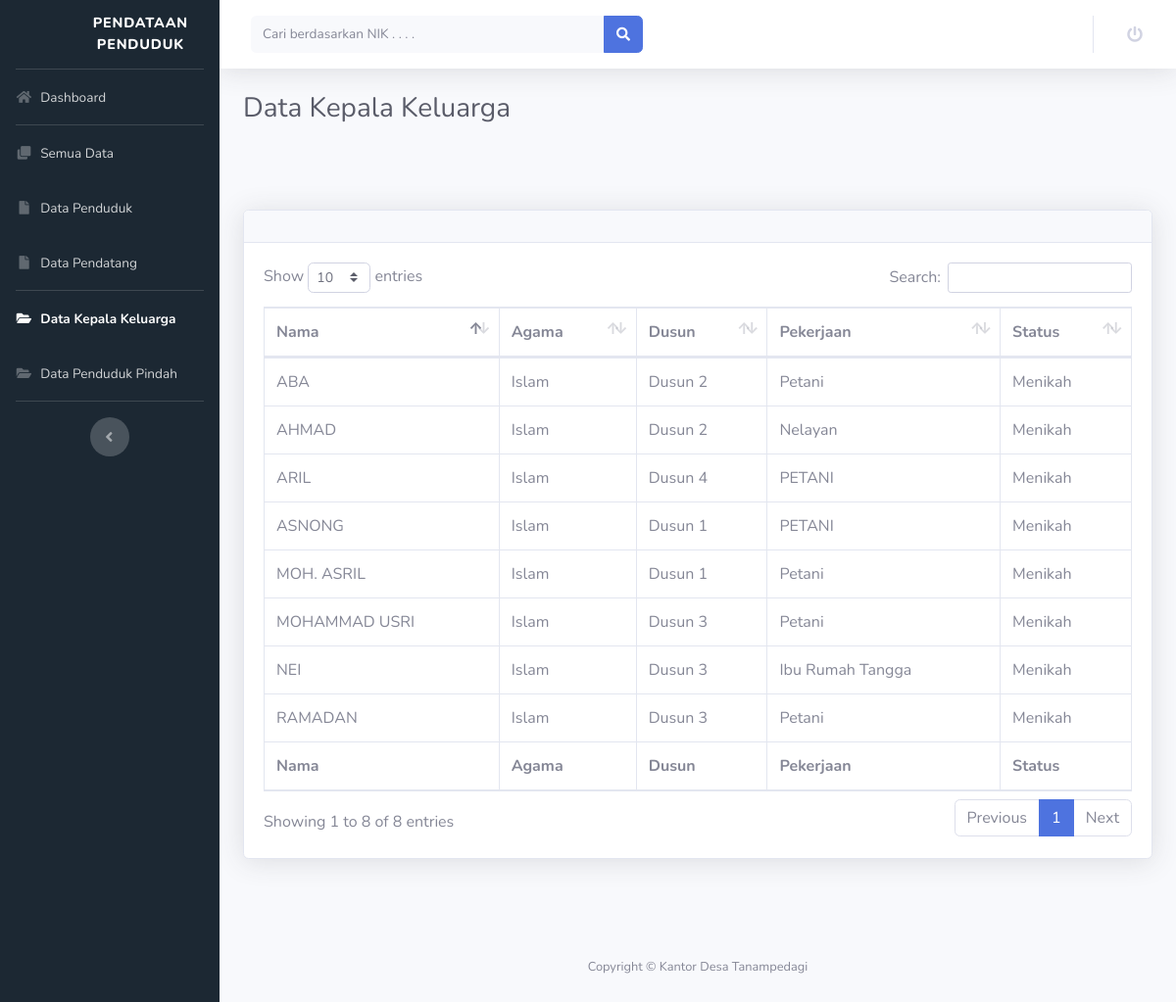
Screenshot of /Program/all_data_kep_user.php with the database file from the repository.
### tables this page shows
CREATE TABLE `data_kepala_keluarga` (
  `nik` bigint(20) NOT NULL,
  `nama` varchar(50) NOT NULL,
  `agama` varchar(20) NOT NULL,
  `gender` varchar(11) NOT NULL,
  `ttl` date NOT NULL,
  `dusun` varchar(20) NOT NULL,
  `alamat` varchar(20) NOT NULL,
  `pendidikan` varchar(20) NOT NULL,
  `pekerjaan` varchar(20) NOT NULL,
  `gol_darah` varchar(2) NOT NULL,
  `no_telp` varchar(13) NOT NULL,
  `status` varchar(20) NOT NULL,
  `kategori` varchar(20) NOT NULL,
  `id_akun` int(11) NOT NULL
);

### Program/all_data_kep_user.php (the view, shortened to what this page needs)
<!DOCTYPE html>
<html lang="en">
<head>
    <link href="vendor/fontawesome-free/css/all.min.css" rel="stylesheet" type="text/css">
    <link href="css/sb-admin-2.min.css" rel="stylesheet">
    <link rel="stylesheet" type="text/css" href="css/style.css">
    <link href="vendor/datatables/dataTables.bootstrap4.min.css" rel="stylesheet">
</head>
<body id="page-top">
    <div id="wrapper">
        <ul class="navbar-nav samping sidebar sidebar-dark accordion" id="accordionSidebar">
            <a class="sidebar-brand d-flex align-items-center justify-content-center" href="index.php">
                <div class="sidebar-brand-icon logo">
                </div>
                <div class="sidebar-brand-text mx-3 text">Pendataan Penduduk</div>
            </a>
            <hr class="sidebar-divider my-0">
            <li class="nav-item">
                <a class="nav-link" href="index.php">
                    <i class="fas fa-fw fa-home"></i>
                    <span>Dashboard</span></a>
            </li>
            <hr class="sidebar-divider my-0">
            <li class="nav-item">
                <a class="nav-link" href="datas_user.php">
                    <i class="fas fa-fw fa-clone"></i>
                    <span>Semua Data</span></a>
            </li>
            <li class="nav-item">
                <a class="nav-link" href="all_data_user.php">
                    <i class="fas fa-fw fa-file"></i>
                    <span>Data Penduduk</span></a>
            </li>
            <li class="nav-item">
                <a class="nav-link" href="all_data_pendatang_user.php">
                    <i class="fas fa-fw fa-file"></i>
                    <span>Data Pendatang</span></a>
            </li>
            <hr class="sidebar-divider my-0">
            <li class="nav-item active">
                <a class="nav-link" href="all_data_kep_user.php">
                    <i class="fas fa-fw fa-folder-open"></i>
                    <span>Data Kepala Keluarga</span></a>
            </li>
            <li class="nav-item">
                <a class="nav-link" href="all_data_pin_user.php">
                    <i class="fas fa-fw fa-folder-open"></i>
                    <span>Data Penduduk Pindah</span></a>
            </li>
            <hr class="sidebar-divider d-none d-md-block">
            <div class="text-center d-none d-md-inline">
                <button class="rounded-circle border-0" id="sidebarToggle"></button>
            </div>
        </ul>
        <div id="content-wrapper" class="d-flex flex-column">
            <div id="content">
                <nav class="navbar navbar-expand navbar-light bg-white topbar mb-4 static-top shadow">
                    <form
                        class="d-none d-sm-inline-block form-inline mr-auto ml-md-3 my-2 my-md-0 mw-100 navbar-search" action="pencarian.php" method="POST" autocomplete="off">
                        <div class="input-group">
                            <input type="text" class="form-control bg-light border-0 small" placeholder="Cari berdasarkan NIK . . . ."
                                aria-label="Search" aria-describedby="basic-addon2" name="inputnik" required="">
                            <div class="input-group-append">
                                <button class="btn btn-primary" type="submit" name="submit">
                                    <i class="fas fa-search fa-sm"></i>
                                </button>
                            </div>
                        </div>
                    </form>
                    <ul class="navbar-nav ml-auto">
                        <li class="nav-item dropdown no-arrow mx-1">
                            <a class="nav-link dropdown-toggle" href="#" id="alertsDropdown" role="button"
                                data-toggle="modal" aria-haspopup="true" aria-expanded="false" data-target="#logoutModal">
                                <i class="fas fa-power-off fa-fw"></i>
                            </a>
                        </li>
                    </ul>
                </nav>
                <div class="container-fluid">
                    <h1 class="h3 mb-4 text-gray-800">Data Kepala Keluarga</h1>
                    <div class="input_down">
                    </div>
                    <br>
                    <div class="card shadow mb-4">
                        <div class="card-header py-3">
                        </div>
                        <div class="card-body">
                            <div class="table-responsive">
                                <table class="table table-bordered" id="dataTable" width="100%" cellspacing="0">
                                    <thead>
                                        <tr>
                                            <th>Nama</th>
                                            <th>Agama</th>
                                            <th>Dusun</th>
                                            <th>Pekerjaan</th>
                                            <th>Status</th>
                                        </tr>
                                    </thead>
                                    <tfoot>
                                        <tr>
                                            <th>Nama</th>
                                            <th>Agama</th>
                                            <th>Dusun</th>
                                            <th>Pekerjaan</th>
                                            <th>Status</th>
                                        </tr>
                                    </tfoot>
                                    <tbody>
                                    <?php
                                    require ('koneksi.php');
                                    $result= mysqli_query($conn, "SELECT * FROM data_kepala_keluarga");
                                    while ($data = mysqli_fetch_array($result)){
                                    ?>
                                        <tr>
                                            <td><?php echo $data['nama']; ?></td>
                                            <td><?php echo $data['agama']; ?></td>
                                            <td><?php echo $data['dusun']; ?></td>
                                            <td><?php echo $data['pekerjaan']; ?></td>
                                            <td><?php echo $data['status']; ?></td>
                                        </tr>
                                    <?php
                                        }
                                    ?>
                                    </tbody>
                                </table>
                            </div>
                        </div>
                    </div>
                </div>
            <br>
            <br>
            <footer class="sticky-footer">
                <div class="container my-auto">
                    <div class="copyright text-center my-auto">
                        <span>Copyright &copy; Kantor Desa Tanampedagi</span>
                    </div>
                </div>
            </footer>
        </div>
    </div>
</body>
</html>

### Program/css/style.css (style rules this page uses)
div .logo { width: 90%; height: 270%; background-image: url('../img/lambang3.png'); background-size: 70%; background-repeat: no-repeat; background-position: center; }
.samping { background-color: #1C2833; }
.text { font-size: 90%; }
.input_down { height: 38px; margin-left: -2%; width: 104%; }

### rows the page displays
data_kepala_keluarga: nama "NEI", agama "Islam", dusun "Dusun 3", pekerjaan "Ibu Rumah Tangga", status "Menikah"
data_kepala_keluarga: nama "MOHAMMAD USRI", agama "Islam", dusun "Dusun 3", pekerjaan "Petani", status "Menikah"
data_kepala_keluarga: nama "RAMADAN", agama "Islam", dusun "Dusun 3", pekerjaan "Petani", status "Menikah"
data_kepala_keluarga: nama "AHMAD", agama "Islam", dusun "Dusun 2", pekerjaan "Nelayan", status "Menikah"
data_kepala_keluarga: nama "MOH. ASRIL", agama "Islam", dusun "Dusun 1", pekerjaan "Petani", status "Menikah"
data_kepala_keluarga: nama "ABA", agama "Islam", dusun "Dusun 2", pekerjaan "Petani", status "Menikah"
data_kepala_keluarga: nama "ARIL", agama "Islam", dusun "Dusun 4", pekerjaan "PETANI", status "Menikah"
data_kepala_keluarga: nama "ASNONG", agama "Islam", dusun "Dusun 1", pekerjaan "PETANI", status "Menikah"
